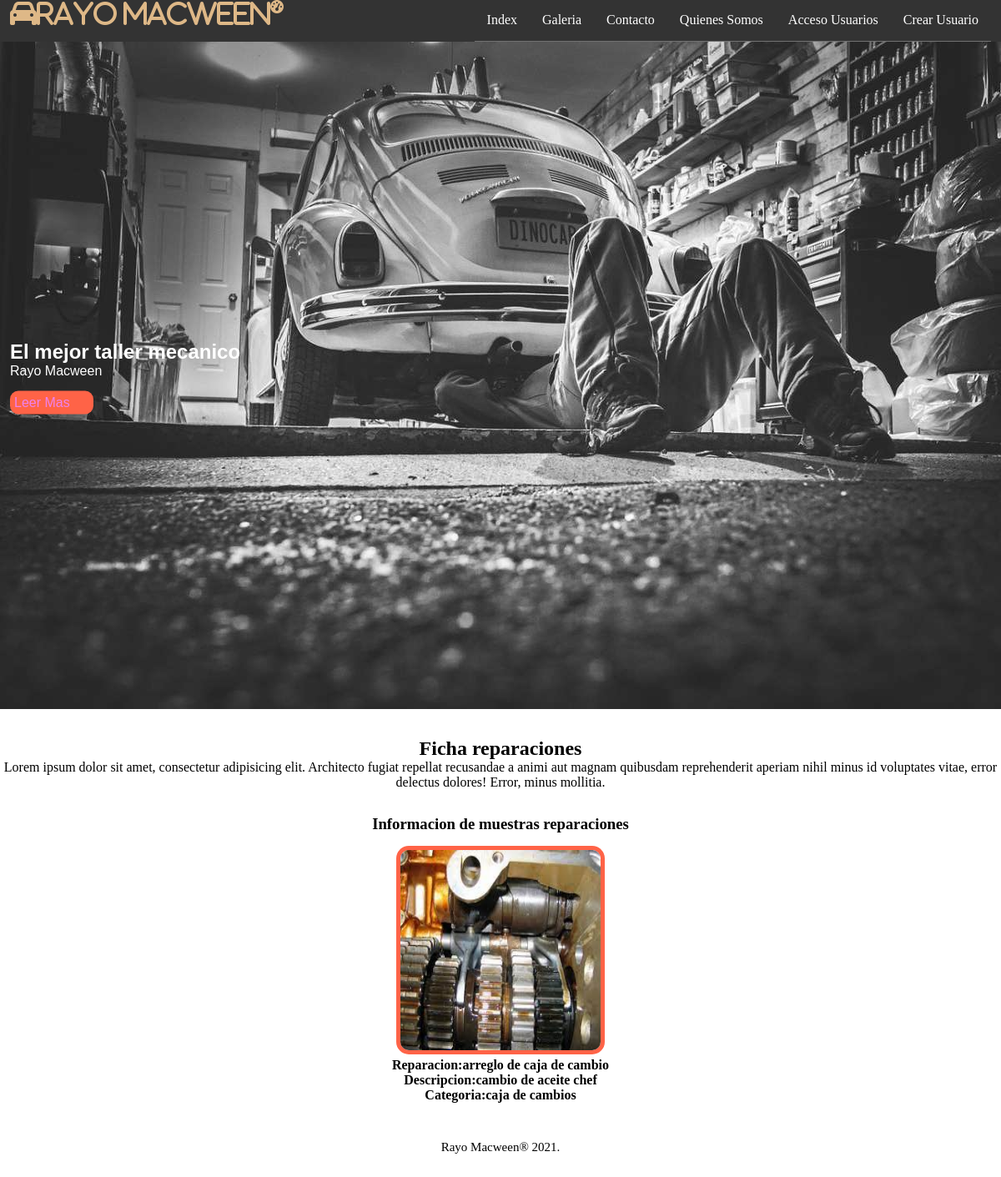
Page /detalle/arreglo de caja de cambio/ on the committed database.
### miTaller/models.py (models this page shows, shortened)
class Reparacion(models.Model):
    nombreReparacion = models.CharField(primary_key=True,max_length=50)
    codigoReparacion = models.IntegerField()
    descripcionReparacion = models.TextField()
    imagen = models.ImageField(upload_to='taller',null=True)
    publicarReparacion =models.BooleanField(default=False)
    categoriaRep = models.ForeignKey(CategoriaReparacion, on_delete=models.CASCADE)

class CategoriaReparacion(models.Model):
    nombreCategoria = models.CharField(primary_key=True,max_length=45)
    numeroCategoria = models.IntegerField()

### miTaller/views.py (the view)
# urls.py: path('detalle/<id>/',detalle_reparacion,name='DR'),
def detalle_reparacion(request,id):
    rep = Reparacion.objects.get(nombreReparacion=id)
    contexto = {"reparaciones":rep}
    return render(request,"ficha.html",contexto)

### miTaller/templates/ficha.html
{% extends "base.html" %}
{% load static %}
{% block contenido %}
        <section id="bienvenida">
            <h2>Ficha reparaciones</h2>
            <p>Lorem ipsum dolor sit amet, consectetur adipisicing elit. Architecto fugiat repellat recusandae a animi
                aut magnam quibusdam reprehenderit aperiam nihil minus id voluptates vitae, error delectus dolores!
                Error, minus mollitia.</p>
        </section>
        <section id="blog">
            <h3>Informacion de muestras reparaciones</h3>
            <div class="contenedor">
                <article>
                    <img src="{{reparaciones.imagen.url}}" alt="">
                    <h4>Reparacion:{{reparaciones.nombreReparacion}} </h4>
                    <h4>Descripcion:{{reparaciones.descripcionReparacion}} </h4>
                    <h4>Categoria:{{reparaciones.categoriaRep.nombreCategoria}}</h4>
                </article>
            </div>
        </section>
{% endblock contenido %}

### miTaller/static/css/estilo.css (style rules this page uses)
* { margin: 0; padding: 0; box-sizing: border-box; }
.contenedor { width: 98%; margin: auto; }
section { width: 100%; margin-bottom: 30px; }
#bienvenida { text-align: center; font-family: cursive; }

### miTaller/static/css/blog.css (style rules this page uses)
#blog .contenedor img { width: 250px; height: 250px; border: solid 5px tomato; border-radius: 15px; }
#blog { font-family: cursive; text-align: center; }
#blog .contenedor { display: flex; justify-content: center; flex-wrap: wrap; }
#blog .contenedor article { margin: 15px; }

### rows in the picture
Reparacion: imagen (picture), nombreReparacion "arreglo de caja de cambio", descripcionReparacion "cambio de aceite chef", categoriaRep.nombreCategoria "caja de cambios"
